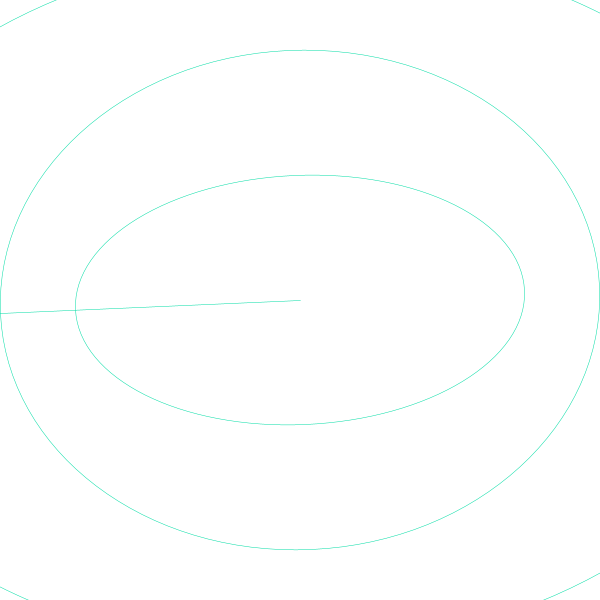
Frame 1 (no input)
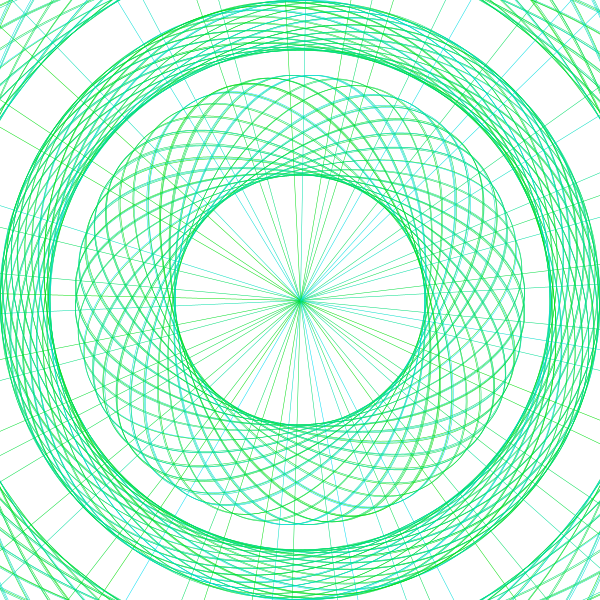
Frame 60 (the mouse pressed at the canvas centre just before this capture)
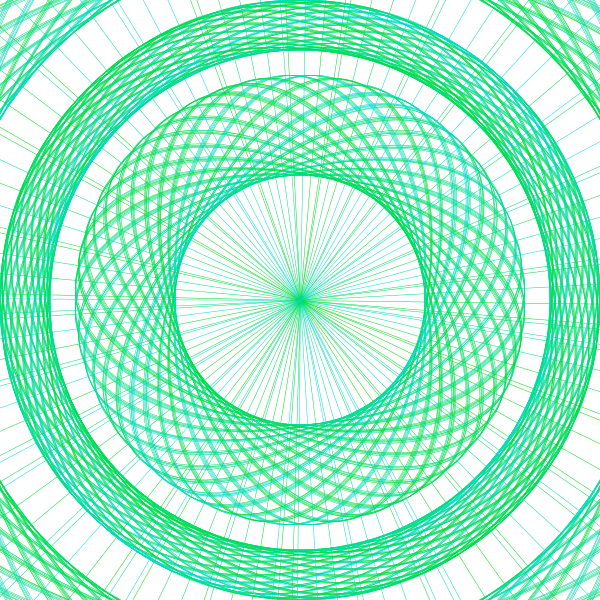
Frame 120 (the mouse held since frame 60 and released just before this capture)

The Processing sketch that drew these frames (run headless with seeded random() and noise(); from frame 60 on, the mouse is pressed at the canvas centre):

// Processing sketch: processing_111684
// ── processing_111684.pde

float x, y;
float a, b;
float angle = 0; 
float r = 600;
float R = 600;
float diff = 1; 
float diff2 = 1;



void setup() {
  size(600, 600);
  background(255);
}

void draw() {
  
  color col = color(0,220,random(255));
   
  
  x = r * cos(angle); 
  y = r * sin(angle);
  
  a = R * cos(angle);
  b = R * sin(angle);


  strokeWeight(0.5); 
  stroke(col); 
  noFill();

  translate(width/2, height/2); 
  rotate(r); 


  ellipse(0, 0, 1000, 700);
  ellipse(0, 0, 600, 500);
  ellipse(0, 0, 450, 250);

  //rect(0,0,a,b);
  
  line(0, 0, a, b); 

  angle = angle +0.5;
  r = r - diff;
  R = R + diff2;

  if ( r == 0 || r == 600) { 
    diff =  diff * -1;
  }
  
  if (R == 0 || R == 600) {
    diff2 = diff + 500;
  }
    
  
}
